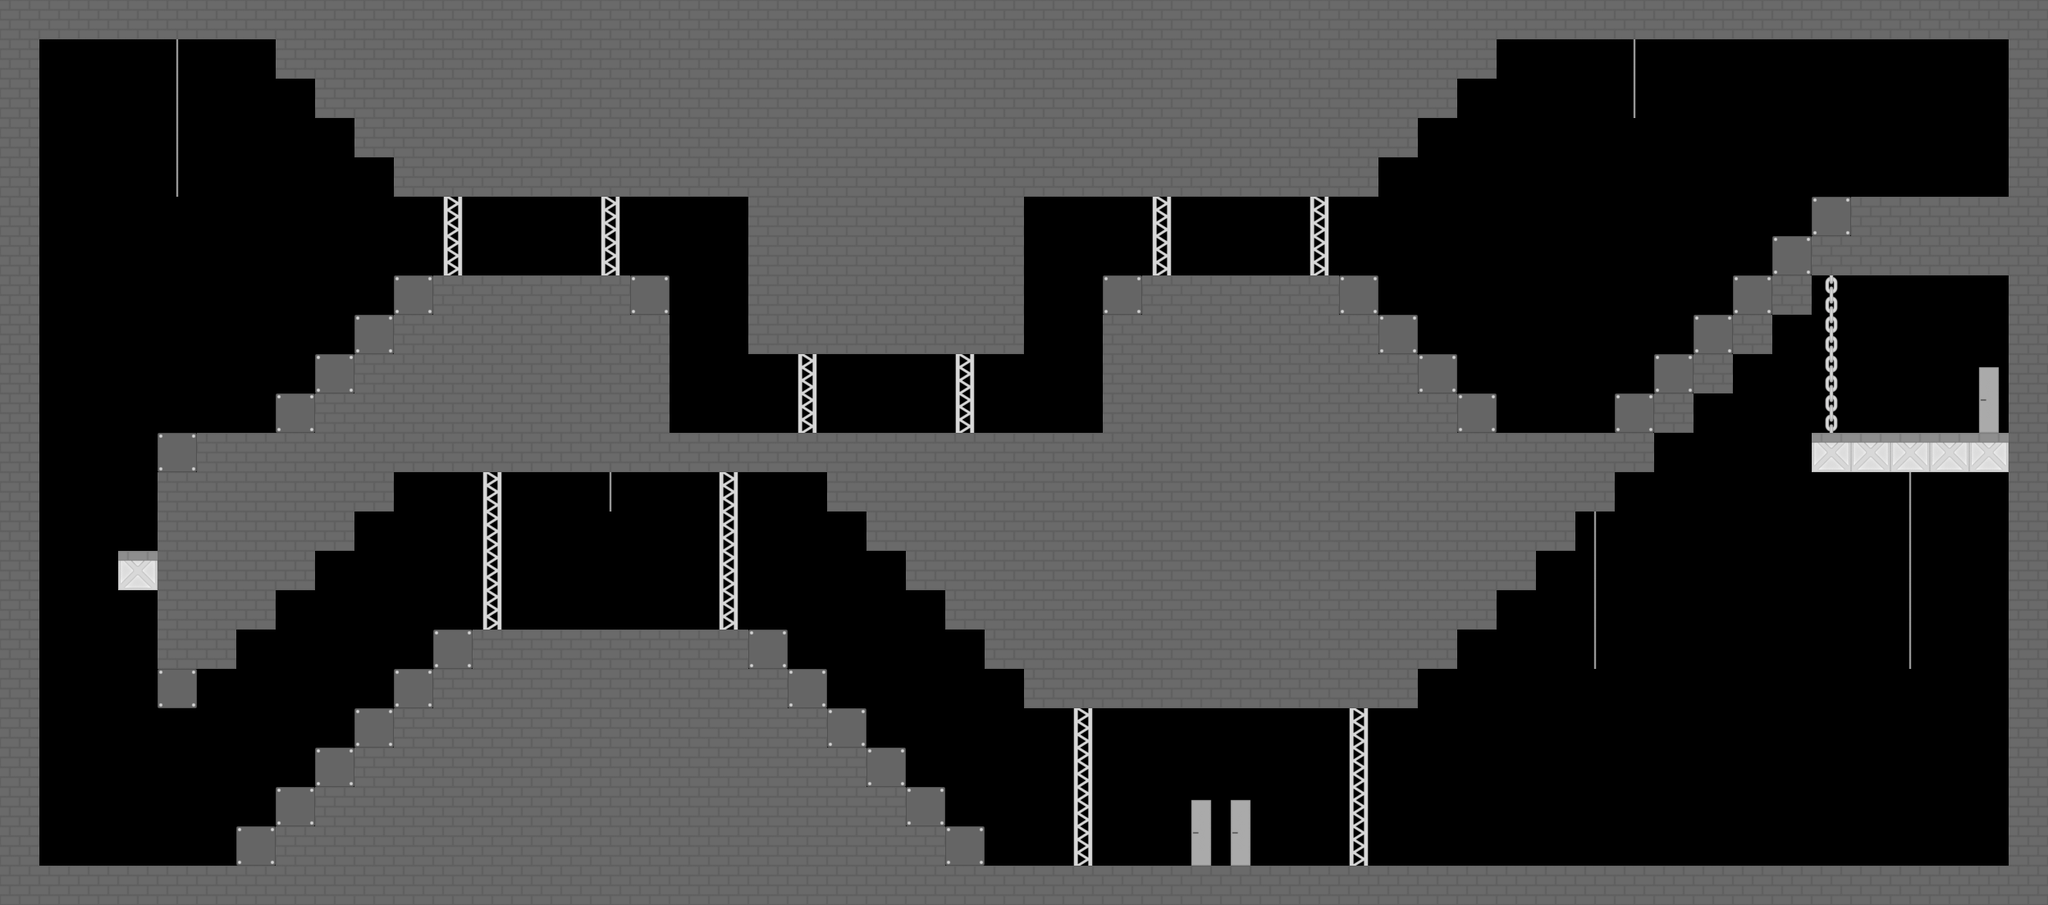

This game map was drawn from its Tiled (.tmx) file and the tilesets committed beside it. A one-line description and the full map source follow:
An orthogonal 52x23 tile map with 48x48 px tiles, 1 tile layer (Tile Layer 1), 2 tilesets.

<map version="1.0" tiledversion="1.1.5" orientation="orthogonal" renderorder="right-down" width="52" height="23" tilewidth="48" tileheight="48" infinite="0" nextobjectid="1">
 <tileset firstgid="1" source="diffuse.tsx" />
 <tileset firstgid="12" source="normal.tsx" />
 <layer name="Tile Layer 1" width="52" height="23">
  <data encoding="csv">
1,1,1,1,1,1,1,1,1,1,1,1,1,1,1,1,1,1,1,1,1,1,1,1,1,1,1,1,1,1,1,1,1,1,1,1,1,1,1,1,1,1,1,1,1,1,1,1,1,1,1,1,
1,0,0,0,9,0,0,1,1,1,1,1,1,1,1,1,1,1,1,1,1,1,1,1,1,1,1,1,1,1,1,1,1,1,1,1,1,1,0,0,0,9,0,0,0,0,0,0,0,0,0,1,
1,0,0,0,9,0,0,0,1,1,1,1,1,1,1,1,1,1,1,1,1,1,1,1,1,1,1,1,1,1,1,1,1,1,1,1,1,0,0,0,0,9,0,0,0,0,0,0,0,0,0,1,
1,0,0,0,9,0,0,0,0,1,1,1,1,1,1,1,1,1,1,1,1,1,1,1,1,1,1,1,1,1,1,1,1,1,1,1,0,0,0,0,0,0,0,0,0,0,0,0,0,0,0,1,
1,0,0,0,9,0,0,0,0,0,1,1,1,1,1,1,1,1,1,1,1,1,1,1,1,1,1,1,1,1,1,1,1,1,1,0,0,0,0,0,0,0,0,0,0,0,0,0,0,0,0,1,
1,0,0,0,0,0,0,0,0,0,0,6,0,0,0,6,0,0,0,1,1,1,1,1,1,1,0,0,0,6,0,0,0,6,0,0,0,0,0,0,0,0,0,0,0,0,5,1,1,1,1,1,
1,0,0,0,0,0,0,0,0,0,0,6,0,0,0,6,0,0,0,1,1,1,1,1,1,1,0,0,0,6,0,0,0,6,0,0,0,0,0,0,0,0,0,0,0,5,1,1,1,1,1,1,
1,0,0,0,0,0,0,0,0,0,5,1,1,1,1,1,5,0,0,1,1,1,1,1,1,1,0,0,5,1,1,1,1,1,5,0,0,0,0,0,0,0,0,0,5,1,11,0,0,0,0,1,
1,0,0,0,0,0,0,0,0,5,1,1,1,1,1,1,1,0,0,1,1,1,1,1,1,1,0,0,1,1,1,1,1,1,1,5,0,0,0,0,0,0,0,5,1,0,11,0,0,0,0,1,
1,0,0,0,0,0,0,0,5,1,1,1,1,1,1,1,1,0,0,0,6,0,0,0,6,0,0,0,1,1,1,1,1,1,1,1,5,0,0,0,0,0,5,1,0,0,11,0,0,0,8,1,
1,0,0,0,0,0,0,5,1,1,1,1,1,1,1,1,1,0,0,0,6,0,0,0,6,0,0,0,1,1,1,1,1,1,1,1,1,5,0,0,0,5,1,0,0,0,11,0,0,0,7,1,
1,0,0,0,5,1,1,1,1,1,1,1,1,1,1,1,1,1,1,1,1,1,1,1,1,1,1,1,1,1,1,1,1,1,1,1,1,1,1,1,1,1,0,0,0,0,4,4,4,4,4,1,
1,0,0,0,1,1,1,1,1,1,0,0,6,0,0,9,0,0,6,0,0,1,1,1,1,1,1,1,1,1,1,1,1,1,1,1,1,1,1,1,1,0,0,0,0,0,0,0,9,0,0,1,
1,0,0,0,1,1,1,1,1,0,0,0,6,0,0,0,0,0,6,0,0,0,1,1,1,1,1,1,1,1,1,1,1,1,1,1,1,1,1,1,9,0,0,0,0,0,0,0,9,0,0,1,
1,0,0,4,1,1,1,1,0,0,0,0,6,0,0,0,0,0,6,0,0,0,0,1,1,1,1,1,1,1,1,1,1,1,1,1,1,1,1,0,9,0,0,0,0,0,0,0,9,0,0,1,
1,0,0,0,1,1,1,0,0,0,0,0,6,0,0,0,0,0,6,0,0,0,0,0,1,1,1,1,1,1,1,1,1,1,1,1,1,1,0,0,9,0,0,0,0,0,0,0,9,0,0,1,
1,0,0,0,1,1,0,0,0,0,0,5,1,1,1,1,1,1,1,5,0,0,0,0,0,1,1,1,1,1,1,1,1,1,1,1,1,0,0,0,9,0,0,0,0,0,0,0,9,0,0,1,
1,0,0,0,5,0,0,0,0,0,5,1,1,1,1,1,1,1,1,1,5,0,0,0,0,0,1,1,1,1,1,1,1,1,1,1,0,0,0,0,0,0,0,0,0,0,0,0,0,0,0,1,
1,0,0,0,0,0,0,0,0,5,1,1,1,1,1,1,1,1,1,1,1,5,0,0,0,0,0,6,0,0,0,0,0,0,6,0,0,0,0,0,0,0,0,0,0,0,0,0,0,0,0,1,
1,0,0,0,0,0,0,0,5,1,1,1,1,1,1,1,1,1,1,1,1,1,5,0,0,0,0,6,0,0,0,0,0,0,6,0,0,0,0,0,0,0,0,0,0,0,0,0,0,0,0,1,
1,0,0,0,0,0,0,5,1,1,1,1,1,1,1,1,1,1,1,1,1,1,1,5,0,0,0,6,0,0,8,8,0,0,6,0,0,0,0,0,0,0,0,0,0,0,0,0,0,0,0,1,
1,0,0,0,0,0,5,1,1,1,1,1,1,1,1,1,1,1,1,1,1,1,1,1,5,0,0,6,0,0,7,7,0,0,6,0,0,0,0,0,0,0,0,0,0,0,0,0,0,0,0,1,
1,1,1,1,1,1,1,1,1,1,1,1,1,1,1,1,1,1,1,1,1,1,1,1,1,1,1,1,1,1,1,1,1,1,1,1,1,1,1,1,1,1,1,1,1,1,1,1,1,1,1,1
</data>
 </layer>
</map>
